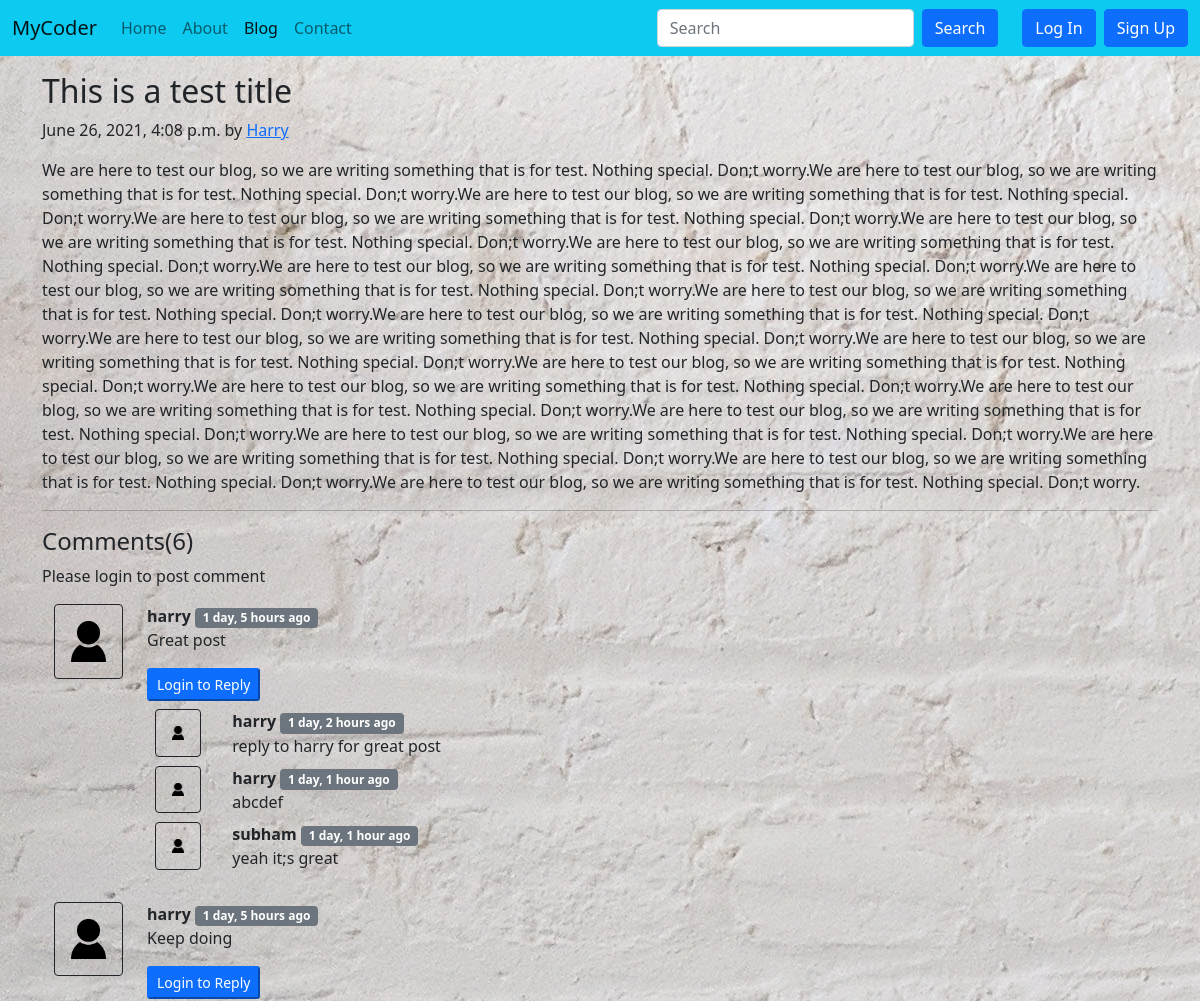
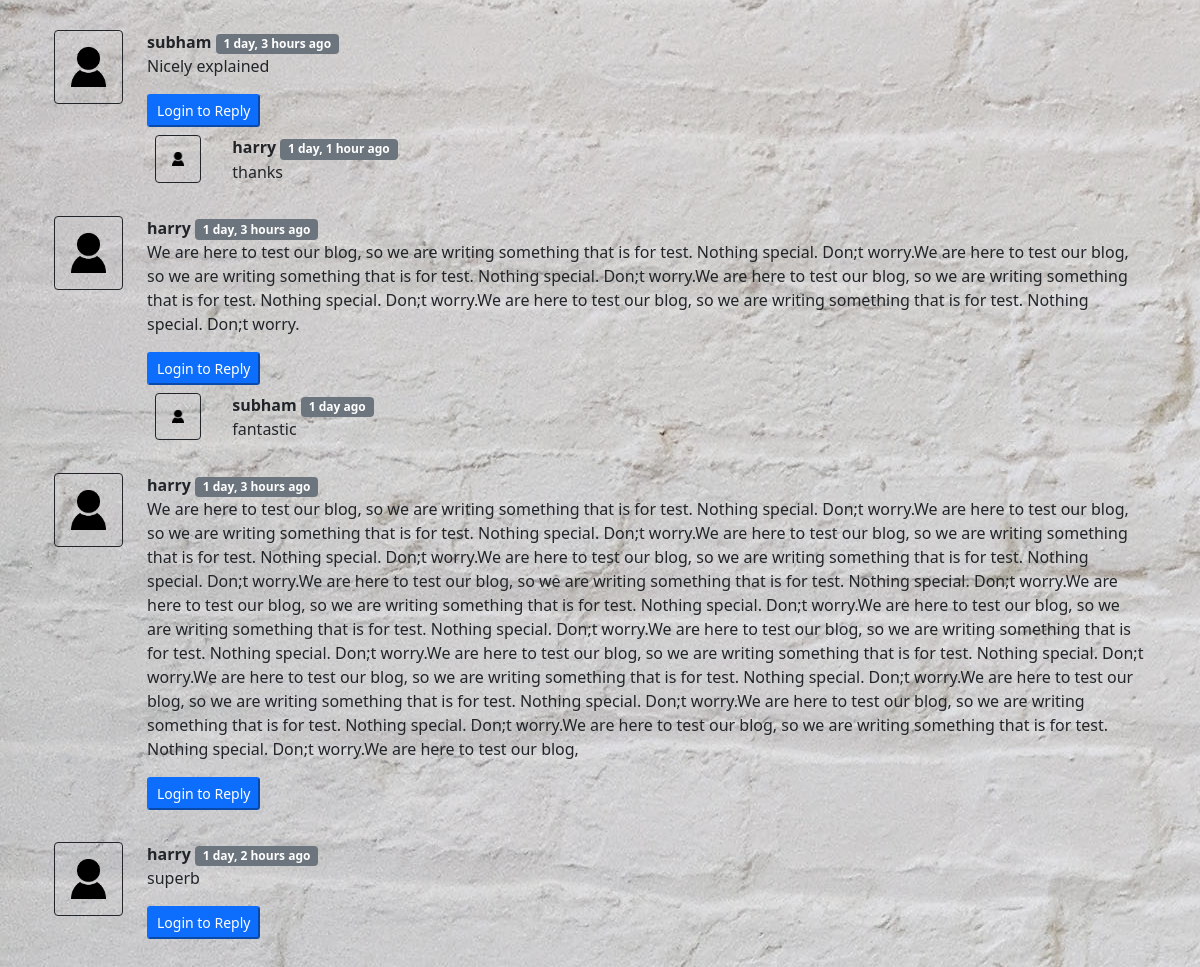
Screenshot of /blog/firstdslugpost with the database file from the repository (2 pictures, top to bottom).
### blog/models.py (models this page shows, shortened)
class Post(models.Model):
    sno = models.AutoField(primary_key=True)
    title = models.CharField(max_length=255)
    content = models.TextField()
    author = models.CharField(max_length=13)
    slugs = models.CharField(max_length=130)
    timestamp = models.DateTimeField(blank=True)

class BlogComment(models.Model):
    sno = models.AutoField(primary_key=True)
    comment = models.TextField()
    user = models.ForeignKey(User, on_delete=models.CASCADE)
    post = models.ForeignKey(Post, on_delete=models.CASCADE)
    parent = models.ForeignKey('self', on_delete=models.CASCADE, null=True)
    timestamp = models.DateTimeField(default=now)

### blog/views.py (the view)
# urls.py: path('<str:slug>', views.blogPost, name='blogPost')
def blogPost(request, slug):
    post = Post.objects.filter(slugs=slug).first()
    comments = BlogComment.objects.filter(post=post, parent=None)
    replies = BlogComment.objects.filter(post=post).exclude(parent=None)
    repDict={}
    for reply in replies:
        if reply.parent.sno not in repDict.keys():
            repDict[reply.parent.sno] = [reply]
        else:
            repDict[reply.parent.sno].append(reply)
    context = {'post': post, 'comments':comments, 'user': request.user, 'repDict':repDict}
    return render(request, 'blog/blogPost.html', context)

### blog/templatetags/extras.py (called while the page is built)
@register.filter(name="get_val")
def get_val(dict, key):
    return dict.get(key)

### templates/blog/blogPost.html (shortened to what this page needs)
{% extends 'base.html' %}
{% block blogactive %} active {% endblock blogactive %}
{% block body %}
{% load humanize %}
{% load extras %}
<div class="container my-3">
    <h2 class="blog-post-title">{{post.title}}</h2>
    <p class="blog-post-meta">{{post.timestamp}} by <a href="/about">{{post.author}}</a></p>
    <p>{{post.content| safe}}</p>
    <hr>
</div>
<div class="container">
    <h4>Comments({{comments.count}})</h4>
    <div class="my-2">
        {% if user.is_authenticated %}
        <form action="/blog/postComment" method="post">
            {% csrf_token %}
            <div class="form-group">
                <label for="exampleInputEmail1">Post Comment</label>
                <input type="text" class="form-control" name="comment" placeholder="Enter comment here" required>
                <input type="hidden" name="parentSno" value="{{comment.sno}}">
            </div>
            <input type="hidden" name="postSno" value="{{post.sno}}">
            <button type="submit" class="btn btn-primary my-2">Submit</button>
        </form>
        {% else %}
        <p>Please login to post comment</p>
        {% endif %}
    </div>
    {% for comment in comments %}
    <div class="row my-3 mx-0">
        <div class="col-md-1">
            <img src="/static/img/user.png" class="rounded mx-auto d-block w-100 p-3 border border-dark" alt="user">
        </div>
        <div class="col-md-11">
            <b>{{comment.user.username}} </b>
            <span class="badge bg-secondary">{{comment.timestamp | naturaltime}}</span>
            <div>{{comment.comment}}</div>
            <div class="reply mx-0 my-3">
            {% if user.is_authenticated %}
                <p>
                    <button class="btn-sm btn-primary" type="button" data-bs-toggle="collapse"
                        data-bs-target="#replyBox{{comment.sno}}" aria-expanded="false"
                        aria-controls="replyBox{{comment.sno}}">
                        Reply
                    </button>
                </p>
                <div class="collapse" id="replyBox{{comment.sno}}">
                    <div class="card card-body my-2">
                        <form action="/blog/postComment" method="post">
                            {% csrf_token %}
                            <div class="form-group">
                                <label for="exampleInputEmail1">Post a Reply</label>
                                <input type="text" class="form-control" name="comment" placeholder="Enter comment here"
                                    required>
                                <input type="hidden" name="parentSno" value="{{comment.sno}}">
                            </div>
                            <input type="hidden" name="postSno" value="{{post.sno}}">
                            <button type="submit" class="btn btn-primary my-2">Submit</button>
                        </form>
                    </div>
                </div>
                {% else %}
                <button class="btn-sm btn-primary" type="button" data-bs-toggle="collapse"
                        data-bs-target="#replyBox{{comment.sno}}" aria-expanded="false"
                        aria-controls="replyBox{{comment.sno}}" disabled>
                        Login to Reply
                    </button>
                {% endif %}
                <div class="replies">
                    {% for reply in repDict|get_val:comment.sno %}
                    <div class="row my-2">
                        <div class="col-md-1">
                            <img src="/static/img/user.png" class="rounded mx-auto d-block w-75 p-3 border border-dark rounded" alt="user">
                        </div>
                        <div class="col-md-11">
                            <b>{{reply.user.username}} </b>
                            <span class="badge bg-secondary">{{reply.timestamp | naturaltime}}</span>
                            <div>{{reply.comment}}</div>
                        </div>
                    </div>
                    {% endfor %}
                </div>
            </div>
        </div>
    </div>
    {% endfor %}
</div>
{% endblock body %}

### templates/base.html (shortened to what this page needs)
<!doctype html>
<html lang="en">
<head>
  <link href="https://cdn.jsdelivr.net/npm/bootstrap@5.0.1/dist/css/bootstrap.min.css" rel="stylesheet"
>
  <link rel="stylesheet" href="/static/css/style.css">
</head>
<body style="background-image: url('/static/img/home.png');">
  <nav class="navbar navbar-expand-lg navbar-light bg-info">
    <div class="container-fluid">
      <a class="navbar-brand" href="/">MyCoder</a>
      <div class="collapse navbar-collapse" id="navbarSupportedContent">
        <ul class="navbar-nav me-auto mb-2 mb-lg-0">
          <li class="nav-item">
            <a class="nav-link {% block homeactive %}{% endblock homeactive %}" aria-current="page" href="/">Home</a>
          </li>
          <li class="nav-item">
            <a class="nav-link {% block aboutactive %}{% endblock aboutactive %}" href="/about">About</a>
          </li>
          <li class="nav-item">
            <a class="nav-link {% block blogactive %}{% endblock blogactive %}" href="/blog">Blog</a>
          </li>
          <li class="nav-item">
            <a class="nav-link {% block contactactive %}{% endblock contactactive %}" href="/contact">Contact</a>
          </li>
        </ul>
        <form action="/search" class="d-flex mx-3" method="get">
          <input class="form-control me-2" name="query" id="query" type="search" placeholder="Search"
            aria-label="Search" required>
          <button for="query" class="btn btn-primary" type="submit">Search</button>
        </form>
        {% if user.is_authenticated %}
        <ul class="navbar-nav ml-auto">
          <li class="nav-item dropdown">
            <a class="nav-link dropdown-toggle" href="#" id="navbarDropdown" role="button" data-bs-toggle="dropdown"
              aria-expanded="false">
              Welcome, {{user.first_name}}
            </a>
            <ul class="dropdown-menu" aria-labelledby="navbarDropdown">
              <li><a class="dropdown-item" href="/logout">Log Out</a></li>
            </ul>
          </li>
        </ul>
        {% else %}
        <button type="button" class="btn btn-primary mx-2" data-bs-toggle="modal" data-bs-target="#loginModal">
          Log In
        </button>
        <button type="button" class="btn btn-primary" data-bs-toggle="modal" data-bs-target="#signupModal">
          Sign Up
        </button>
        {% endif %}
      </div>
    </div>
  </nav>
  {% block body %}{% endblock body %}
</body>
</html>

### rows the page displays
Post: title "This is a test title", timestamp "June 26, 2021, 4:08 p.m.", author "Harry", content "We are here to test our blog, so we are writing something that is for test. Nothing special. Don;t worry.We are here to test our blog, so we are writing something that is for test. Nothing special. Don;t worry.We are here to test our blog, so we are writing something that is for test. Nothing special. Don;t worry.We are here to test our blog, so we are writing something that is for test. Nothing special. Don;t worry.We are here to test our blog, so we are writing something that is for test. Nothing special. Don;t worry.We are here to test our blog, so we are writing something that is for test. Nothing special. Don;t worry.We are here to test our blog, so we are writing something that is for…"
BlogComment: user.username "harry", timestamp "1 day, 5 hours ago", comment "Great post"
BlogComment: user.username "harry", timestamp "1 day, 2 hours ago", comment "reply to harry for great post"
BlogComment: user.username "harry", timestamp "1 day, 1 hour ago", comment "abcdef"
BlogComment: user.username "subham", timestamp "1 day, 1 hour ago", comment "yeah it;s great"
BlogComment: user.username "harry", timestamp "1 day, 5 hours ago", comment "Keep doing"
BlogComment: user.username "subham", timestamp "1 day, 3 hours ago", comment "Nicely explained"
BlogComment: user.username "harry", timestamp "1 day, 1 hour ago", comment "thanks"
BlogComment: user.username "harry", timestamp "1 day, 3 hours ago", comment "We are here to test our blog, so we are writing something that is for test. Nothing special. Don;t worry.We are here to test our blog, so we are writing something that is for test. Nothing special. Don;t worry.We are here to test our blog, so we are writing something that is for test. Nothing special. Don;t worry.We are here to test our blog, so we are writing something that is for test. Nothing special. Don;t worry."
BlogComment: user.username "subham", timestamp "1 day ago", comment "fantastic"
BlogComment: user.username "harry", timestamp "1 day, 3 hours ago", comment "We are here to test our blog, so we are writing something that is for test. Nothing special. Don;t worry.We are here to test our blog, so we are writing something that is for test. Nothing special. Don;t worry.We are here to test our blog, so we are writing something that is for test. Nothing special. Don;t worry.We are here to test our blog, so we are writing something that is for test. Nothing special. Don;t worry.We are here to test our blog, so we are writing something that is for test. Nothing special. Don;t worry.We are here to test our blog, so we are writing something that is for test. Nothing special. Don;t worry.We are here to test our blog, so we are writing something that is for…"
BlogComment: user.username "harry", timestamp "1 day, 2 hours ago", comment "superb"

### other values shown
{{ comments.count }} "6"
